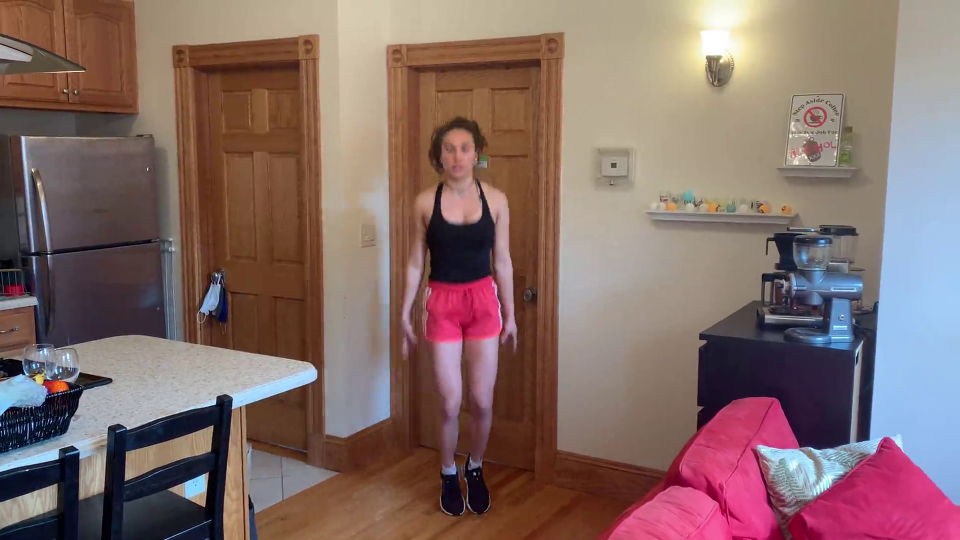
#> input picture frame 52 of pythonImplementation/videos/premila_jumps.mp4, 1920 x 1080 px, given in place of the camera (shown at 1/2 size)
$ python videooverlay.py
#> lines starting #> are read from the running program, lines starting #| are printed output that depends on the picture; pictures that were not available may be replaced by others from this repository, and a replacement may not be noted
import cv2
import time
import numpy as np

# the web camera frame has this resolution: (720, 1280, 3)

current_milli_time = lambda: int(round(time.time() * 1000))

# Camera feed
cap_cam = cv2.VideoCapture(0)
ret, frame_cam = cap_cam.read()
#> frame_cam is the input picture: shape (1080, 1920, 3); mean B, G, R 103.8, 107.4, 131.8

# Video feed
filename = 'videos/squats.MOV'
cap_vid = cv2.VideoCapture(filename)
ret, frame_vid = cap_vid.read()

# Resize the camera frame to the size of the video
width =     int(720/3)
height =    int(1280/3)

# Starting from now, syncronize the videos
start = current_milli_time()
alpha = 0.15

while True:
    # Capture the next frame from camera
    ret, frame_cam = cap_cam.read()
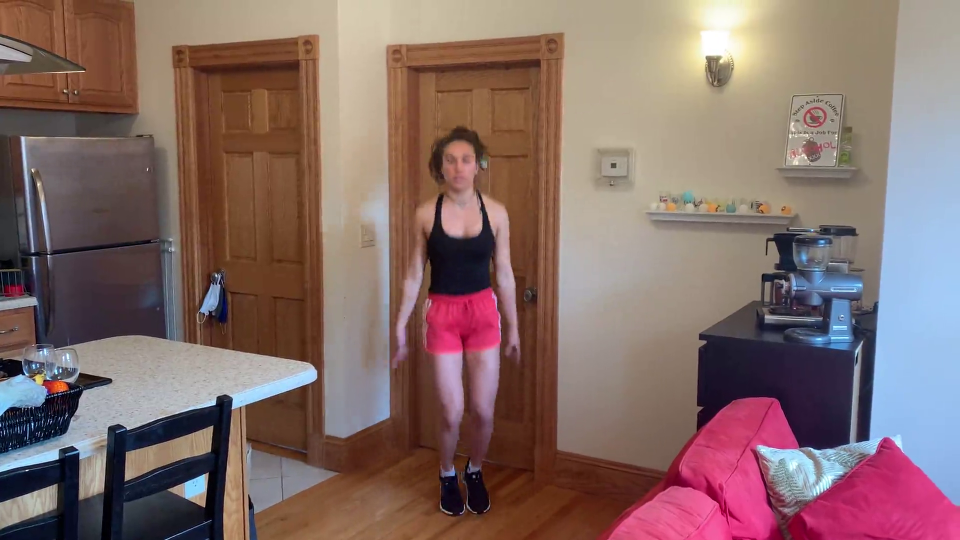
#> input picture frame 53 of pythonImplementation/videos/premila_jumps.mp4, 1920 x 1080 px, given in place of the camera (shown at 1/2 size)
#> frame_cam is the input picture: shape (1080, 1920, 3); mean B, G, R 104, 107.4, 132.1

    # Capture the frame at the current time point
    time_passed = current_milli_time() - start

    ret = cap_vid.set(cv2.CAP_PROP_POS_MSEC, time_passed)
    ret, frame_vid = cap_vid.read()
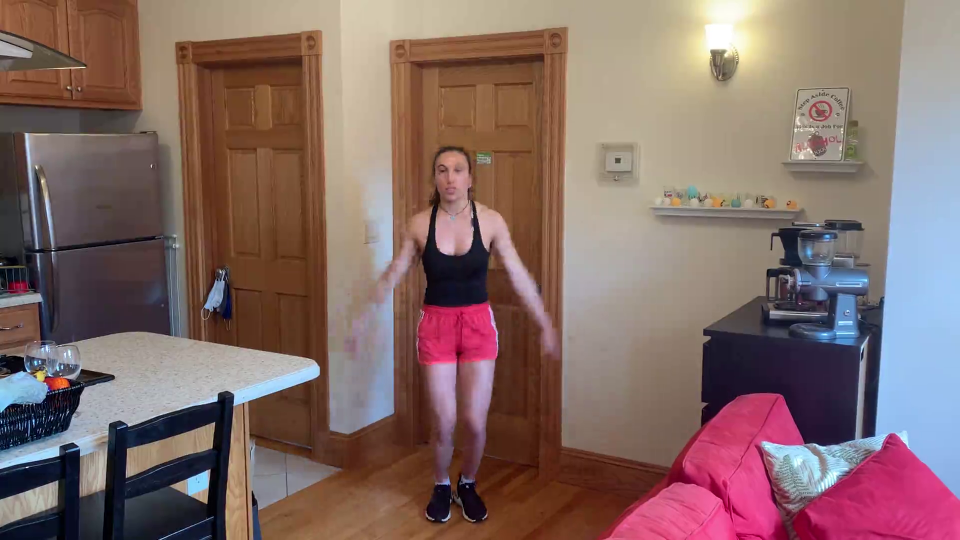
#> input picture frame 9 of pythonImplementation/videos/premila_jumps.mp4, 1920 x 1080 px, given in place of squats.MOV, which was not available (shown at 1/2 size)
#> frame_vid is the input picture: shape (1080, 1920, 3); mean B, G, R 102.7, 106.3, 131.3
    frame_cam = cv2.flip(frame_cam,1)
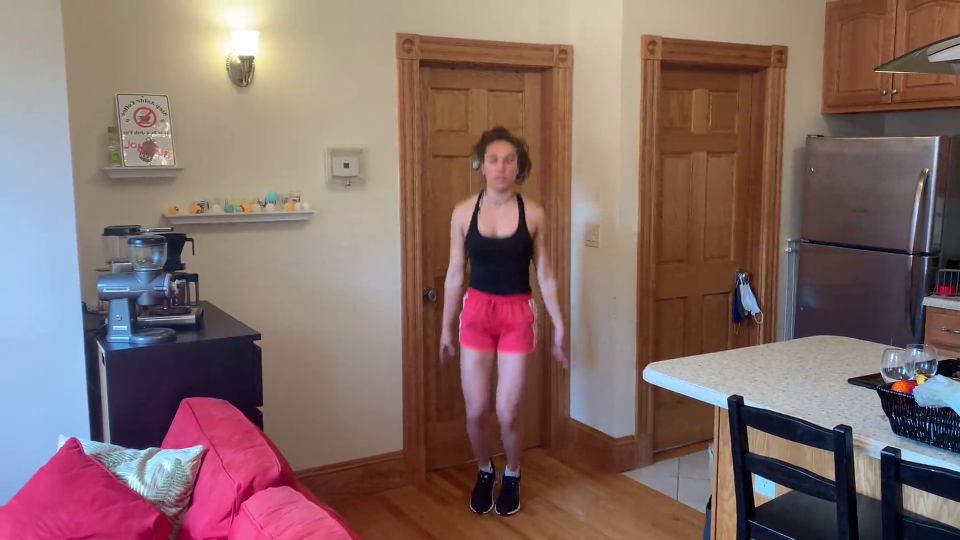
#> frame_cam: shape (1080, 1920, 3) (shown at 1/2 size); mean B, G, R 104, 107.4, 132.1
    # Select the region in the background where we want to add the image and add the images using cv2.addWeighted()
    print(frame_cam.shape)
#| (1080, 1920, 3)
    frame_vid = cv2.resize(frame_vid, (height, width), interpolation = cv2.INTER_AREA)
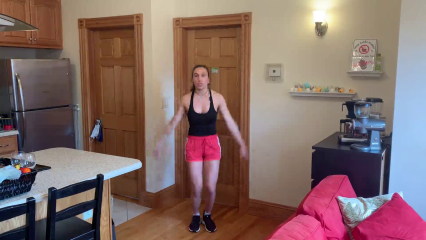
#> frame_vid: shape (240, 426, 3); mean B, G, R 102.7, 106.3, 131.3
    added_image = cv2.addWeighted(frame_cam[100:100+width,800:800+height,:],alpha,frame_vid[0:width,0:height,:],1-alpha,0)
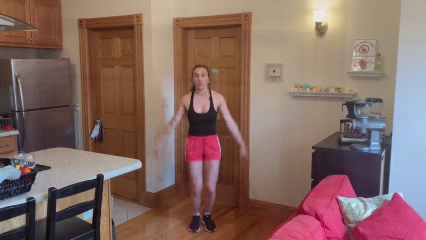
#> added_image: shape (240, 426, 3); mean B, G, R 98.9, 105.8, 133.1
    # Change the region with the result
    frame_cam[60:60+width,800:800+height] = added_image
    # For displaying current value of alpha(weights)
    font = cv2.FONT_HERSHEY_SIMPLEX
    cv2.putText(frame_cam,'alpha:{}'.format(alpha),(10,30), font, 1,(255,255,255),2,cv2.LINE_AA)
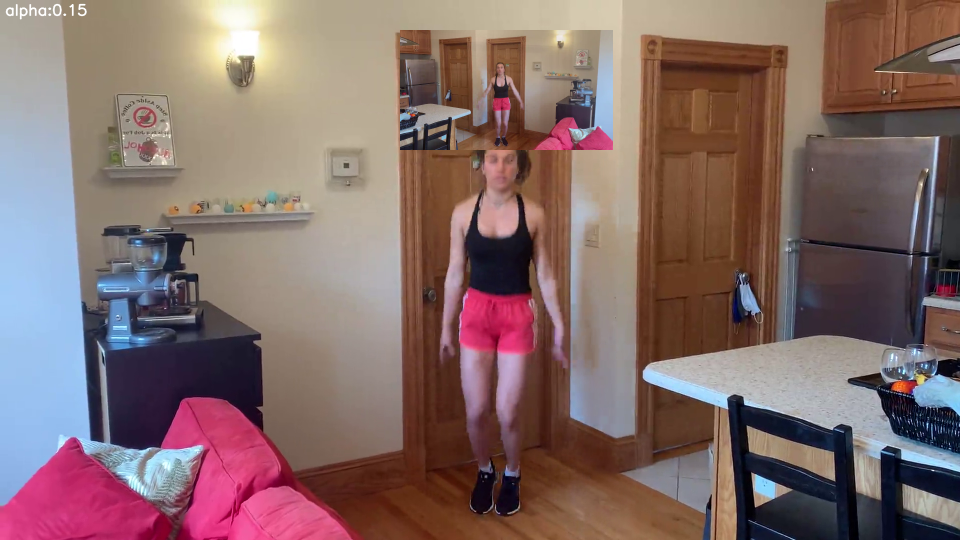
#> frame_cam: shape (1080, 1920, 3) (shown at 1/2 size); mean B, G, R 104.8, 107.2, 131.4
    cv2.imshow('a',frame_cam)


    k = cv2.waitKey(10)
#> (key q is pressed here)
    # Press q to break
    if k == ord('q'):
        break
    # press a to increase alpha by 0.1
    if k == ord('a'):
        alpha +=0.1
        if alpha >=1.0:
            alpha = 1.0

cap_cam.release()
cap_vid.release()
cv2.destroyAllWindows()

$ run again, starting later in the video
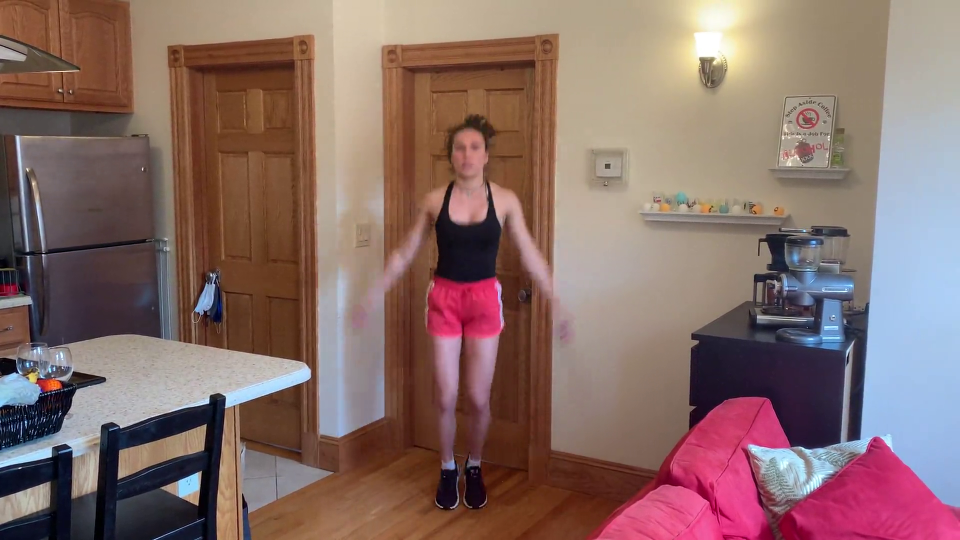
#> input picture frame 235 of pythonImplementation/videos/premila_jumps.mp4, 1920 x 1080 px, given in place of the camera (shown at 1/2 size)
#> frame_cam is the input picture: shape (1080, 1920, 3); mean B, G, R 103.9, 108.4, 135.4
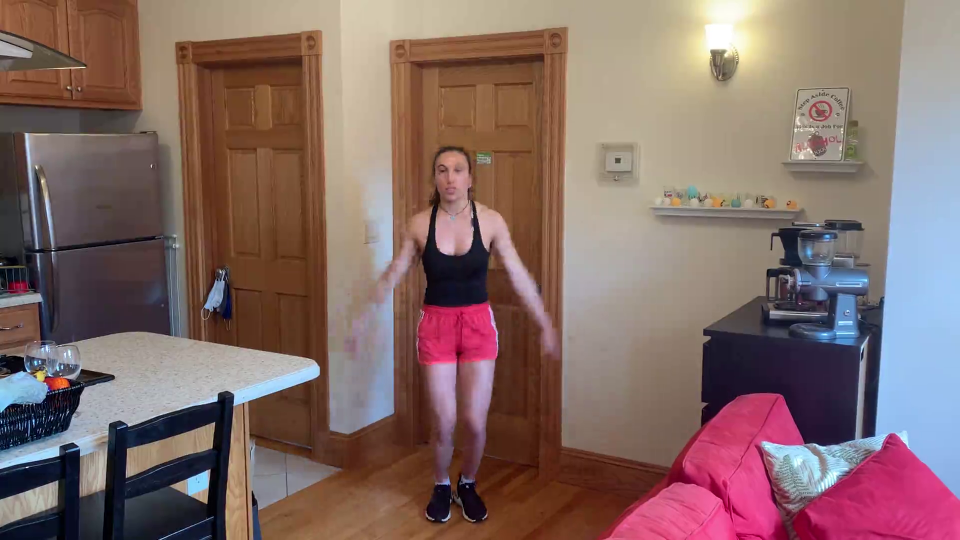
#> input picture frame 9 of pythonImplementation/videos/premila_jumps.mp4, 1920 x 1080 px, given in place of squats.MOV, which was not available (shown at 1/2 size)
#> frame_vid is the input picture: shape (1080, 1920, 3); mean B, G, R 102.7, 106.3, 131.3
#| (1080, 1920, 3)
#> frame_vid: shape (240, 426, 3)
#> `cv2.putText(frame_cam,'alpha:{}'.format(alpha),(10,30), font, 1,(255,2..`:
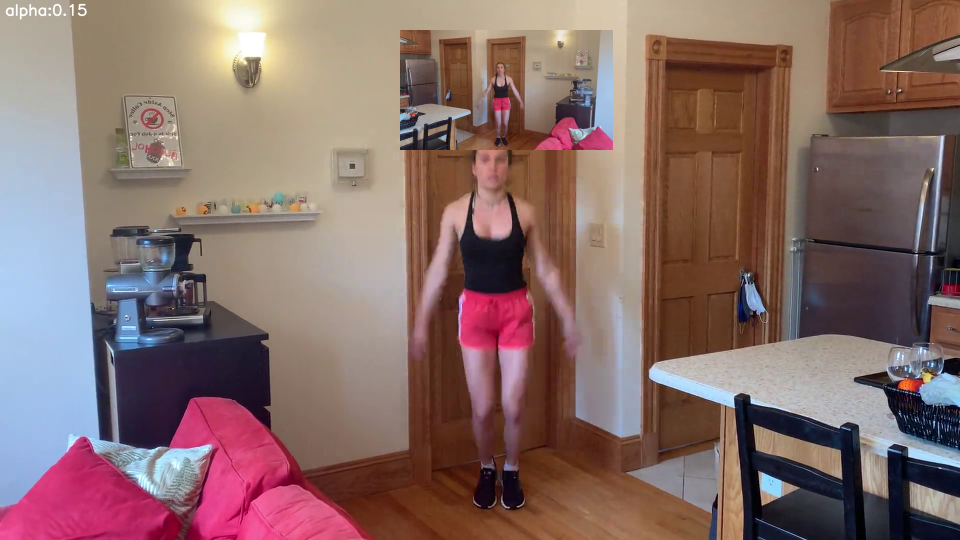
#> frame_cam: shape (1080, 1920, 3) (shown at 1/2 size); mean B, G, R 105, 108.7, 135

$ run again, starting later in the video
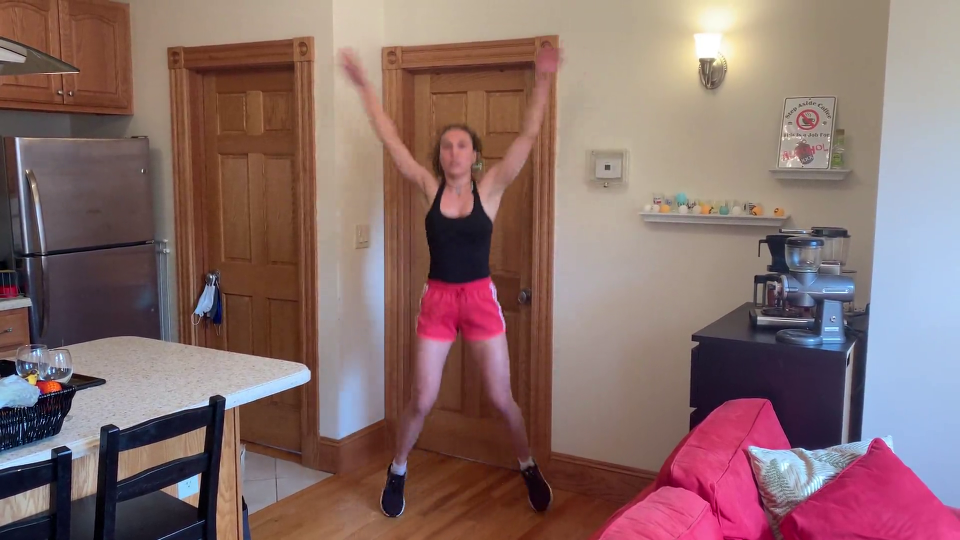
#> input picture frame 419 of pythonImplementation/videos/premila_jumps.mp4, 1920 x 1080 px, given in place of the camera (shown at 1/2 size)
#> frame_cam is the input picture: shape (1080, 1920, 3); mean B, G, R 106.1, 107.8, 135.3
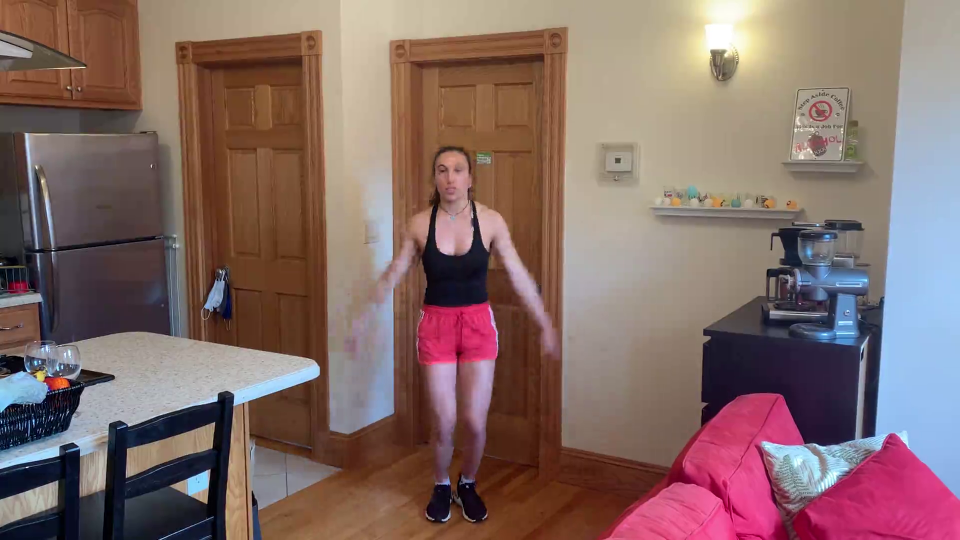
#> input picture frame 9 of pythonImplementation/videos/premila_jumps.mp4, 1920 x 1080 px, given in place of squats.MOV, which was not available (shown at 1/2 size)
#> frame_vid is the input picture: shape (1080, 1920, 3); mean B, G, R 102.7, 106.3, 131.3
#| (1080, 1920, 3)
#> frame_vid: shape (240, 426, 3)
#> `cv2.putText(frame_cam,'alpha:{}'.format(alpha),(10,30), font, 1,(255,2..`:
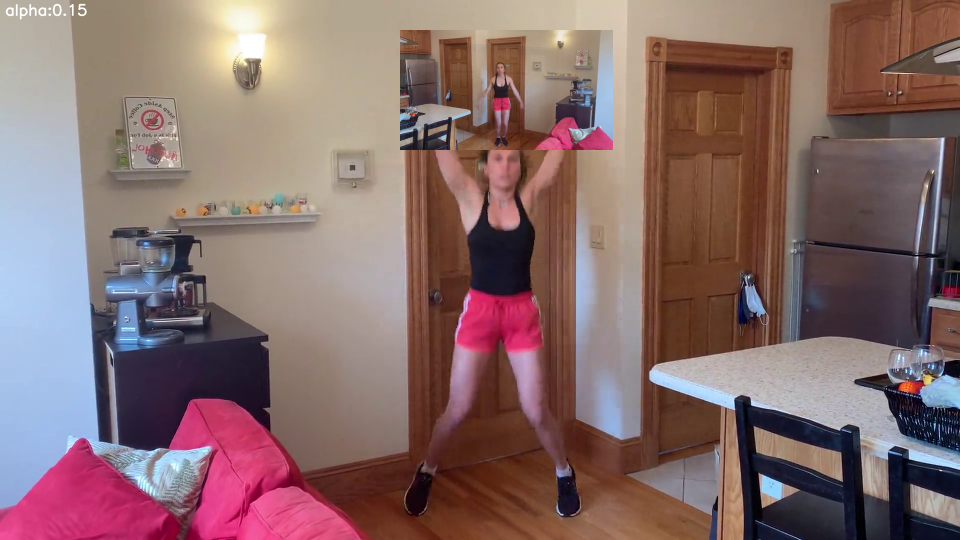
#> frame_cam: shape (1080, 1920, 3) (shown at 1/2 size); mean B, G, R 107, 107.9, 134.7
